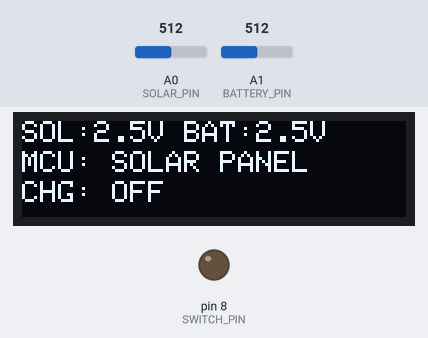
This sketch was run on a simulated Arduino Uno, built with avr-gcc and run on an emulated ATmega328P. On the bench: 128×32 one-colour display, output pins drawn as LEDs (lit = HIGH). The test bench sets the inputs (shaded band); at power-on: A0 (SOLAR_PIN) = 512, A1 (BATTERY_PIN) = 512.

Above: at 2.7 s.
2.8 s: A0 (SOLAR_PIN) set to 716
At 3.7 s:
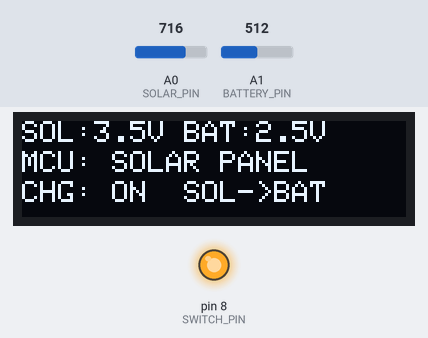
4.6 s: A1 (BATTERY_PIN) set to 699
At 5.8 s:
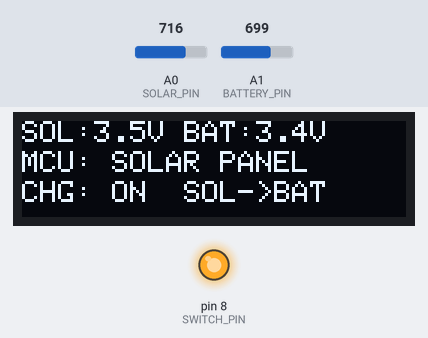
6.1 s: A1 (BATTERY_PIN) set to 726
At 6.7 s:
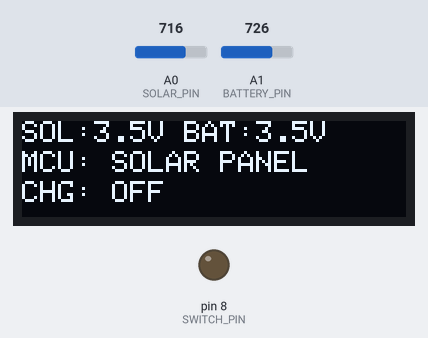
7.7 s: A0 (SOLAR_PIN) set to 691
At 8.7 s:
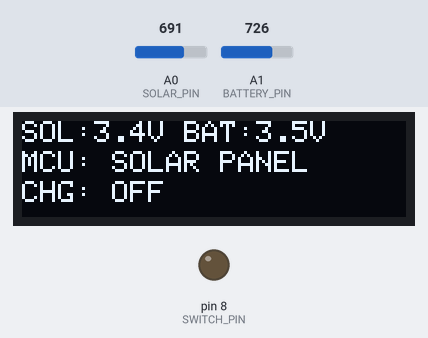
9.2 s: A0 (SOLAR_PIN) set to 525
At 10.5 s:
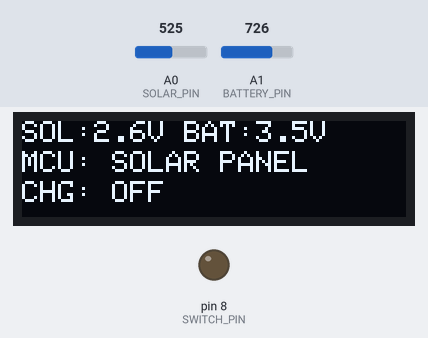
10.8 s: A0 (SOLAR_PIN) set to 495
At 11.4 s:
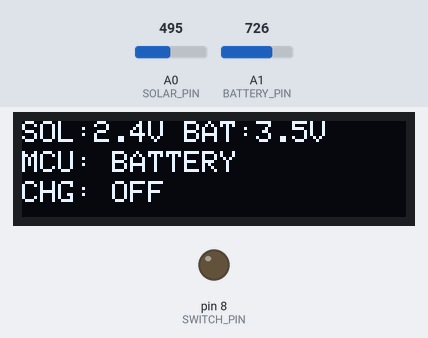
Timing chart, 0 to 13.4 s (numbered marks = the images above; inputs shaded):
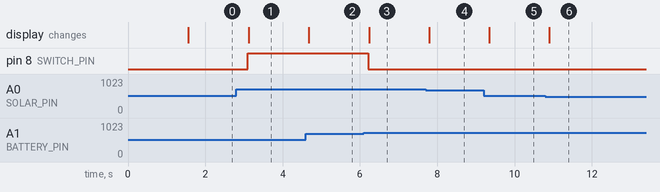

The sketch:

Q2_LAB4.ino
```cpp
// Q2 - Solar charger using DAC shield for Arduino
// If solar power is above 2.5 V, solar is used to power microcontroller
// If solar power is below 2.5 V, battery power used
// If battery is less than solar, battery will charge on solar power

// include all needed libraries
#include <Wire.h>
#include <Adafruit_GFX.h>
#include <Adafruit_SSD1306.h>

// OLED Setup using SSD1306 OLED screen 128x32
#define SCREEN_WIDTH  128
#define SCREEN_HEIGHT  32
#define OLED_RESET     -1
Adafruit_SSD1306 display(SCREEN_WIDTH, SCREEN_HEIGHT, &Wire, OLED_RESET);

// Define pins
#define SOLAR_PIN   A0   // ADC pin for solar panel voltage
#define BATTERY_PIN A1   // ADC pin for battery voltage
#define SWITCH_PIN   8   // digital pin to control switching element

// define global variable
#define SOLAR_THRESHOLD  2.5f   // Volts: threshold for power source selection
#define ADC_REF_VOLTAGE  5.0f   // Reference voltage of ADC powered by Arduino 5V
#define ADC_RESOLUTION  1023.0f // 10-bit ADC

// Voltage divider - two 100k potentiometers used to control A0 and A1 voltages
#define SOLAR_SCALE   1.0f   // divider scales 5V panel
#define BATTERY_SCALE 1.0f   // divider scales 5V battery

// State Tracking
typedef enum {    // enumerate what state the controller is currently in
  SOURCE_SOLAR,
  SOURCE_BATTERY
} PowerSource;

typedef enum {  // enumerate what state the controller is currently in
  CHARGE_OFF,
  CHARGE_ON
} ChargeState;

// Function that reads the analog pin and converts it to a voltage read out using 1023 bit division multiplied by 5V reference from Arduino
float readVoltage(int pin, float scale) {
  int raw = analogRead(pin);  // reads analog value of potentiometer
  float voltage = (raw / ADC_RESOLUTION) * ADC_REF_VOLTAGE * scale;
  return voltage;
}

// OLED screen update
void updateOLED(float vSol, float vBat, PowerSource src, ChargeState chg) {

  display.clearDisplay();   // clear display before showing anything

  // Voltage readings
  display.setTextSize(1);
  display.setTextColor(SSD1306_WHITE);
  display.setCursor(0, 0);
  display.print(F("SOL:"));
  display.print(vSol, 1);
  display.print(F("V BAT:"));
  display.print(vBat, 1);
  display.print(F("V"));

  // MCU power source display
  display.setCursor(0, 10);
  display.print(F("MCU: "));
  if (src == SOURCE_SOLAR) {
    display.print(F("SOLAR PANEL"));
  } else {
    display.print(F("BATTERY"));
  }

  // Charging status display
  display.setCursor(0, 20);
  display.print(F("CHG: "));
  if (chg == CHARGE_ON) {
    display.print(F("ON  SOL->BAT"));
  } else {
    display.print(F("OFF"));
  }

  display.display();
}

// ────────────────────────────────────────────────────────
void setup() {
  Serial.begin(9600);  // baud rate
  pinMode(SWITCH_PIN, OUTPUT);  //define switch pin as output
  digitalWrite(SWITCH_PIN, LOW); // switch open (no charging)

  // checks if OLED is connected
  if (!display.begin(SSD1306_SWITCHCAPVCC, 0x3C)) {
    Serial.println(F("SSD1306 OLED not found!"));
    while (true); // Stop
  }
  // Initialize the screen
  display.clearDisplay();
  display.setTextSize(1);
  display.setTextColor(SSD1306_WHITE);
  display.setCursor(10, 25);
  display.println(F("Initializing..."));
  display.display();
  delay(1500);
}

// ────────────────────────────────────────────────────────
void loop() {
  // Read voltages invoking readVoltage function that takes the analog input
  float vSolar   = readVoltage(SOLAR_PIN,   SOLAR_SCALE);
  float vBattery = readVoltage(BATTERY_PIN, BATTERY_SCALE);

  // Determine MCU power source
  PowerSource currentSource;  // from enums
  if (vSolar > SOLAR_THRESHOLD) {   // if the solar voltage is greater than the 2.5V
    currentSource = SOURCE_SOLAR;   // source to be solar

  } else {    // if not, use battery source
    currentSource = SOURCE_BATTERY;
  }

  // Determine charging state
  ChargeState chargeState;  // using enums
  if (vBattery < vSolar) {    // if batt voltage is less than solar, we want to charge the battery
    chargeState = CHARGE_ON;   // turn on batt charging
    digitalWrite(SWITCH_PIN, HIGH); // closes the switch and connect battery to solar
  } else {  // if batt is higher than solar, charging off
    chargeState = CHARGE_OFF;
    digitalWrite(SWITCH_PIN, LOW);  // Open the switch and no charging
  }

  // Update OLED display with new values
  updateOLED(vSolar, vBattery, currentSource, chargeState);

  delay(500); // Update screen every 500ms
}
```

Measured:
- the behaviour switches between 715 and 716 on A1 (BATTERY_PIN) (found by bisection; images 2 and 3)
- the behaviour switches between 706 and 705 on A0 (SOLAR_PIN) (found by bisection; images 3 and 4)
- the behaviour switches between 512 and 511 on A0 (SOLAR_PIN) (found by bisection; images 5 and 6)
- after the input at 2.8 s, pin 8 (SWITCH_PIN): LOW → HIGH after 0.30 s; the display: changes after 0.32 s (image 1)
- after the input at 4.6 s, the display: changes after 0.08 s (image 2)
- after the input at 6.1 s, pin 8 (SWITCH_PIN): HIGH → LOW after 0.12 s; the display: changes after 0.14 s (image 3)
- after the input at 7.7 s, the display: changes after 0.09 s (image 4)
- after the input at 9.2 s, the display: changes after 0.15 s (image 5)
- after the input at 10.8 s, the display: changes after 0.10 s (image 6)
